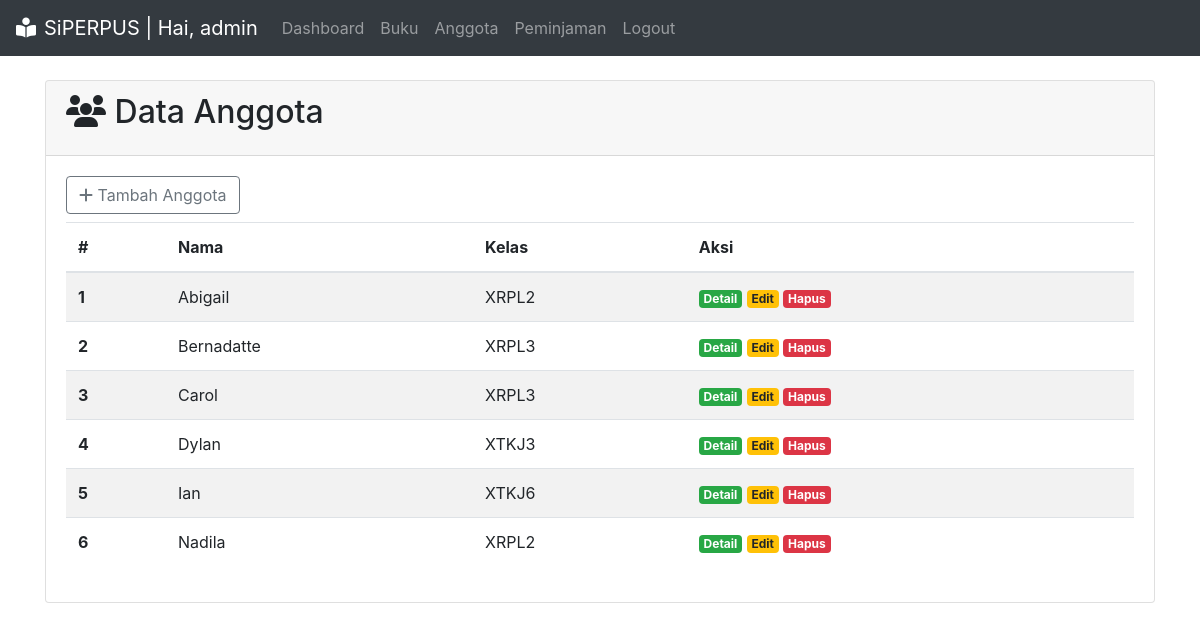
Page /anggota/index.php on the committed database.
### tables this page shows
CREATE TABLE `anggota` (
  `id_anggota` int(3) NOT NULL,
  `nama` varchar(50) NOT NULL,
  `kelas` varchar(5) NOT NULL,
  `telp` varchar(13) NOT NULL,
  `username` varchar(10) NOT NULL,
  `password` varchar(10) NOT NULL,
  `id_level` int(3) DEFAULT NULL
);

### anggota/index.php (the view)
<?php
include '../koneksi.php';
$sql = "SELECT * FROM anggota
        ORDER BY nama";
$res = mysqli_query($kon, $sql);
$anggota = array();
while ($data = mysqli_fetch_assoc($res)){
    $anggota[] = $data;
}
include '../aset/header.php';
?>
<div class="container">
    <div class="row mt-4">
        <div class="col-md">
    <div class="card">
        <div class="card-header">
            <h2 class="card-title"> <i class="fas fa-users"></i> Data Anggota</h2>
        </div>
        <div class="card-body">
        <a class="btn btn-outline-secondary mb-2" href="tambah.php" role="button"><i class="fas fa-plus"></i> Tambah Anggota</a>
            <table class="table table-striped">
                <thead>
                    <tr>
                    <th scope="col">#</th>
                    <th scope="col">Nama</th>
                    <th scope="col">Kelas</th>
                    <th scope="col">Aksi</th>
                    </tr>
                </thead>
                <tbody>
                    <?php
                        $no = 1;
                        foreach ($anggota as $p) { ?>
                            <tr>
                                <th scope="row"><?= $no?></th>
                                <td><?= $p['nama']?></th>
                                <td><?= $p['kelas']?></th>
                                <td>
                                    <a href="#" class="badge badge-success">Detail</a>
                                    <a href="edit.php?id_anggota=<?= $p['id_anggota']?>" class="badge badge-warning">Edit</a>
                                    <a href="hapus.php?id_anggota=<?= $p['id_anggota']?>" class="badge badge-danger">Hapus</a>
                                </td>
                            </tr>
                    <?php
                    $no++;
                        }
                    ?>
                </tbody>
        </table>
        </div>
    </div>
        </div>
    </div>
</div>
<?php
include '../aset/footer.php';
?>

### rows in the picture
anggota: nama "Abigail", kelas "XRPL2"
anggota: nama "Bernadatte", kelas "XRPL3"
anggota: nama "Carol", kelas "XRPL3"
anggota: nama "Dylan", kelas "XTKJ3"
anggota: nama "Ian", kelas "XTKJ6"
anggota: nama "Nadila", kelas "XRPL2"
